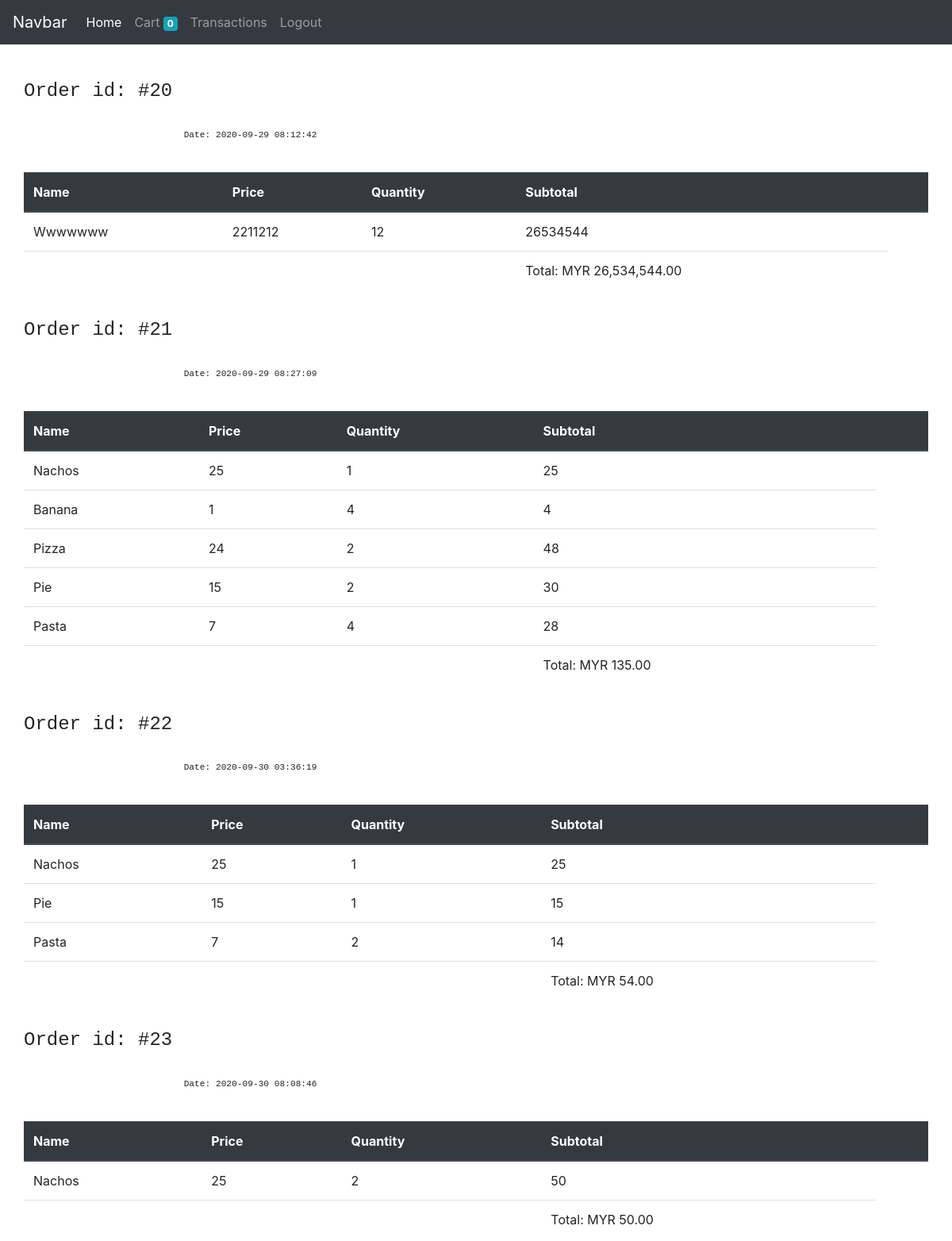
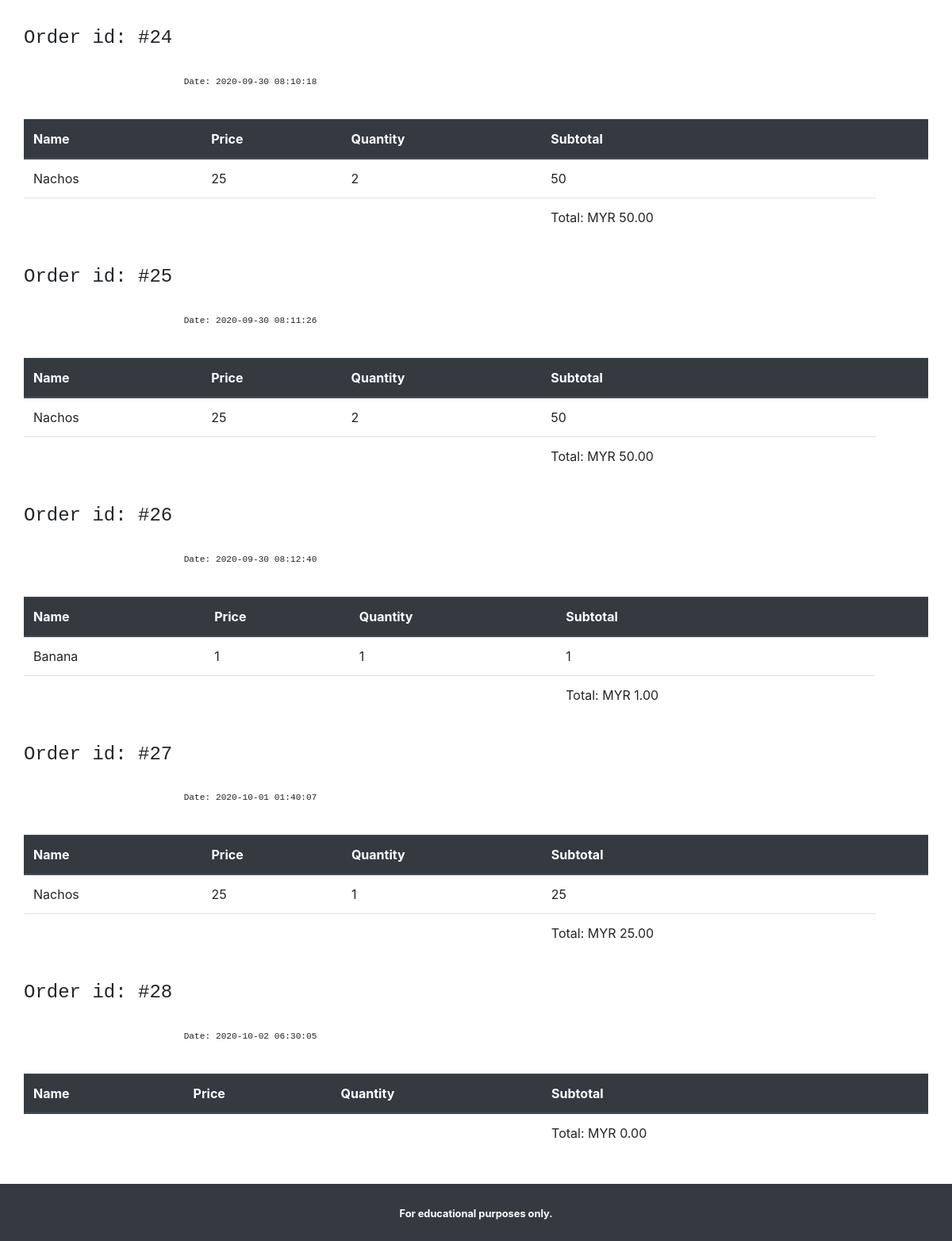
The app's page /views/transactions.php (signed in) with its own data (2 pictures, top to bottom).
### tables this page shows
CREATE TABLE `orders` (
  `id` int(11) NOT NULL,
  `user_id` int(11) NOT NULL,
  `total` float(10,2) NOT NULL,
  `date_pruchased` timestamp NOT NULL DEFAULT current_timestamp() ON UPDATE current_timestamp(),
  `isPaypal` tinyint(1) NOT NULL DEFAULT 0
);

CREATE TABLE `item_order` (
  `id` int(11) NOT NULL,
  `item_id` int(11) NOT NULL,
  `order_id` int(11) NOT NULL,
  `quantity` varchar(255) NOT NULL,
  `subtotal` int(11) NOT NULL
);

CREATE TABLE `items` (
  `id` int(11) NOT NULL,
  `name` char(50) NOT NULL,
  `price` float(10,2) NOT NULL,
  `description` char(100) NOT NULL,
  `image` char(255) NOT NULL,
  `category_id` int(11) NOT NULL
);

### models/Model.php (called while the page is built, shortened)
<?php
	class Model implements Database {
		public static function get_db($query) {
			$host = 'localhost';
			$username = 'root';
			$password = '';
			$db = 'b1_ecom';
			$cn = mysqli_connect($host, $username, $password, $db);
			return mysqli_query($cn, $query);
		}
	}
 ?>

### views/transactions.php (the view, shortened to what this page needs)
<?php
function get_content() {
require '../models/Model.php';
 ?>
<div class="container py-4">
	<div class="row">
		<?php
		$user_id = $_SESSION['user_details']['id'];
		if(!$_SESSION['user_details']['isAdmin']) {
			$query = "SELECT * FROM orders WHERE user_id = $user_id";
			$orders = Model::get_db($query);
		} else {
			$query = "SELECT * FROM orders";
			$orders = Model::get_db($query);
		}
		foreach($orders as $id => $order):
			$orderId = $order['id'];
		 ?>
		 <pre>
		 	<h4>Order id: #<?php echo $orderId ?></h4>
		 	<small>Date: <?php echo $order['date_pruchased']; ?></small>
		 </pre>
		<table class="table table-hover">
			<thead class="thead-dark">
				<tr>
					<th>Name</th>
					<th>Price</th>
					<th>Quantity</th>
					<th>Subtotal</th>
					<th></th>
				</tr>
			</thead>
			<tbody>
				<?php
					$query = "SELECT * FROM item_order WHERE order_id = $orderId";
					$item_orders = Model::get_db($query);
					$total = $order['total'];
					foreach($item_orders as $id => $item_order):
						$item_id = $item_order['item_id'];
						$query = "SELECT * FROM items WHERE id = $item_id";
						$item_name = mysqli_fetch_assoc(Model::get_db($query));
				?>
				<tr>
					<td><?php echo $item_name['name'] ; ?></td>
					<td><?php echo $item_order['subtotal'] / $item_order['quantity']; ?></td>
					<td><?php echo $item_order['quantity']; ?></td>
					<td><?php echo $item_order['subtotal']; ?></td>
				</tr>
			<?php endforeach; ?>
			<tr>
				<td></td>
				<td></td>
				<td></td>
				<td>Total: MYR <?php echo number_format($total, 2) ?></td>
			</tr>
			</tbody>
		</table>
	<?php endforeach; ?>
	</div>
</div>
 <?php
 	}
 	require 'partials/layout.php';
 ?>

### views/partials/layout.php (shortened to what this page needs)
<!doctype html>
<html lang="en">
  <head>
    <link rel="stylesheet" href="https://stackpath.bootstrapcdn.com/bootstrap/4.5.2/css/bootstrap.min.css">
    <link rel="stylesheet" type="text/css" href="../../assets/css/style.css">
  </head>
  <body>
    <?php require_once 'nav.php'; ?>
    <main>
      <?php get_content(); ?>
    </main>
    <?php require_once 'footer.php'; ?>
  </body>
</html>

### views/partials/nav.php (shortened to what this page needs)
<nav class="navbar navbar-expand-lg navbar-dark bg-dark">
  <a class="navbar-brand" href="#">Navbar</a>
  <div class="collapse navbar-collapse" id="navbarNavAltMarkup">
    <div class="navbar-nav">
      <a class="nav-link active" href="/">Home <span class="sr-only">(current)</span></a>
      <?php if(isset($_SESSION['user_details']) && $_SESSION['user_details']['isAdmin']): ?>
      <a class="nav-link" href="/views/forms/add_items.php">Add Item</a>
      <a class="nav-link" href="/views/transactions.php">Transactions</a>
      <a class="nav-link" href="/routes/logout.php">Logout</a>
      <?php elseif(isset($_SESSION['user_details']) && !$_SESSION['user_details']['isAdmin']): ?>
      <a class="nav-link" href="/views/cart.php">Cart <span class="badge badge-info" id="cart_count">
        <?php
          if(isset($_SESSION['cart']) && count($_SESSION['cart'])) {
            echo array_sum($_SESSION['cart']);
          } else {
            echo '0';
          }
         ?>
      </span></a>
      <a class="nav-link" href="/views/transactions.php">Transactions</a>
      <a class="nav-link" href="/routes/logout.php">Logout</a>
      <?php else:  ?>
      <a class="nav-link" href="/views/forms/login.php">Login</a>
      <a class="nav-link" href="/views/forms/register.php">Register</a>
    <?php endif; ?>
    </div>
  </div>
</nav>

### views/partials/footer.php
<footer class="bg-dark py-4 text-white text-center">
	<small class="font-weight-bold">For educational purposes only.</small>
</footer>

### assets/css/style.css (style rules this page uses)
* { margin: 0; padding: 0; box-sizing: border-box; }
body, main { min-height: 100vh; }

### records on screen
orders: id "20", date_pruchased "2020-09-29 08:12:42", total "26,534,544.00"
item_order: item.name "Wwwwwww", $item_order['subtotal'] / $item_order['quantity'] "2211212", quantity "12", subtotal "26534544"
orders: id "21", date_pruchased "2020-09-29 08:27:09", total "135.00"
item_order: item.name "Nachos", $item_order['subtotal']/$item_order['quantity'] "25", quantity "1", subtotal "25"
item_order: item.name "Banana", $item_order['subtotal'] / $item_order['quantity'] "1", quantity "4", subtotal "4"
item_order: item.name "Pizza", $item_order['subtotal'] / $item_order['quantity'] "24", quantity "2", subtotal "48"
item_order: item.name "Pie", $item_order['subtotal'] / $item_order['quantity'] "15", quantity "2", subtotal "30"
item_order: item.name "Pasta", $item_order['subtotal'] / $item_order['quantity'] "7", quantity "4", subtotal "28"
orders: id "22", date_pruchased "2020-09-30 03:36:19", total "54.00"
item_order: item.name "Nachos", $item_order['subtotal']/$item_order['quantity'] "25", quantity "1", subtotal "25"
item_order: item.name "Pie", $item_order['subtotal']/$item_order['quantity'] "15", quantity "1", subtotal "15"
item_order: item.name "Pasta", $item_order['subtotal'] / $item_order['quantity'] "7", quantity "2", subtotal "14"
orders: id "23", date_pruchased "2020-09-30 08:08:46", total "50.00"
item_order: item.name "Nachos", $item_order['subtotal'] / $item_order['quantity'] "25", quantity "2", subtotal "50"
orders: id "24", date_pruchased "2020-09-30 08:10:18", total "50.00"
item_order: item.name "Nachos", $item_order['subtotal'] / $item_order['quantity'] "25", quantity "2", subtotal "50"
orders: id "25", date_pruchased "2020-09-30 08:11:26", total "50.00"
item_order: item.name "Nachos", $item_order['subtotal'] / $item_order['quantity'] "25", quantity "2", subtotal "50"
orders: id "26", date_pruchased "2020-09-30 08:12:40", total "1.00"
item_order: item.name "Banana", $item_order['subtotal']/$item_order['quantity'] "1", quantity "1", subtotal "1"
orders: id "27", date_pruchased "2020-10-01 01:40:07", total "25.00"
item_order: item.name "Nachos", $item_order['subtotal']/$item_order['quantity'] "25", quantity "1", subtotal "25"
orders: id "28", date_pruchased "2020-10-02 06:30:05", total "0.00"
